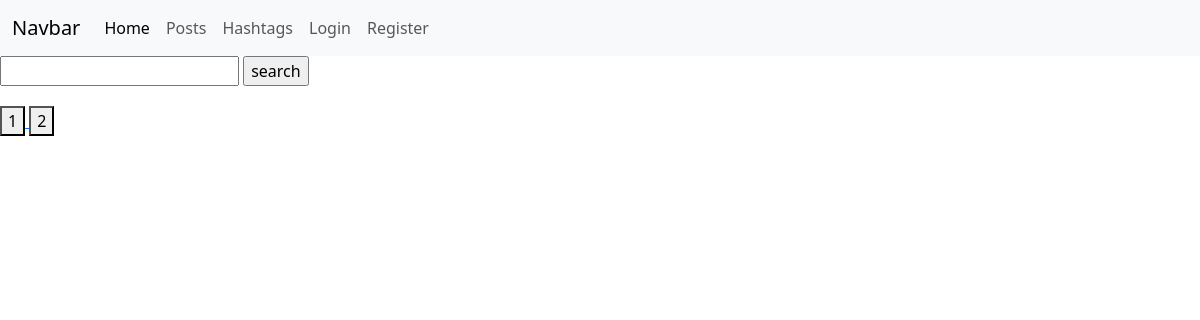
/posts/?page=4, run on an earlier commit of the app's database.
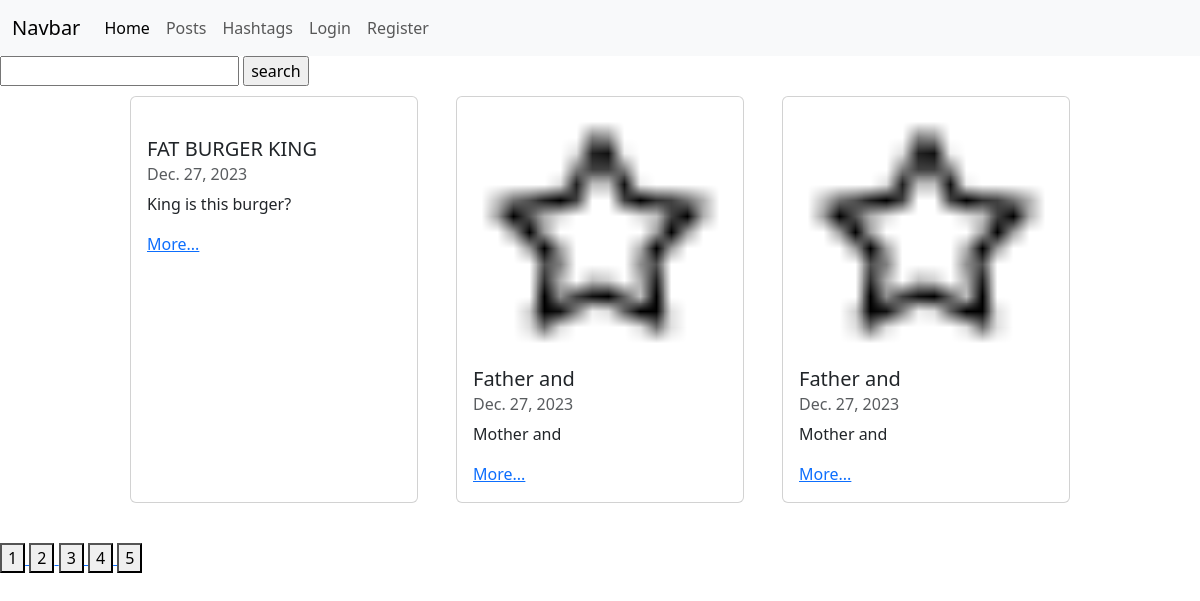
And on a later commit of the database.
### posts/models.py (models this page shows)
class Post(models.Model):
    author = models.ForeignKey(User, on_delete=models.CASCADE, null=True)
    image = models.ImageField(blank=True, null=True)
    title = models.CharField(max_length=255)
    description = models.TextField()
    rate = models.FloatField()
    created_date = models.DateField(auto_now=True)
    modified_date = models.DateField(auto_now_add=True)
    hashtags = models.ManyToManyField(Hashtag)

### posts/views.py (the view)
# urls.py: path('posts/', PostsCBV.as_view()),
class PostsCBV(ListView):
    model = Post
    template_name = 'posts/posts.html'
    context_object_name = 'posts'
    def get_context_data(self, *, object_list=None, **kwars):
        return {
            'posts': kwars['posts'],
            'pages': kwars['max_page'],
            'user': kwars['user']
        }
    def get(self, request, **kwargs):
        hashtag_id = int(request.GET.get('hashtag_id', 0))
        text = request.GET.get('text')
        page = int(request.GET.get('page', 1))
        if hashtag_id:
            posts = self.model.objects.filter(hashtags__in=[hashtag_id])
        else:
            posts =self.model.objects.all()
        if text:
            posts = self.model.objects.filter(title__contains=text)
        max_page = posts.__len__() / PAGINATION_LIMIT
        print(max_page)
        if round(max_page) <= max_page:
            max_page = round(max_page)+1
        max_page = int(max_page)
        print(max_page)
        posts = posts[PAGINATION_LIMIT * (page-1):PAGINATION_LIMIT * page]
        return render(
            request,
            self.template_name,
            context=self.get_context_data(
                posts=posts,
                user=None if request.user.is_anonymous else request.user,
                max_page=range(1, max_page+1)
            )
        )

### templates/posts/posts.html
{% extends 'layouts/index.html' %}
{% load static %}
{% block head %}
    <link rel='stylesheet' href="{% static 'posts.css'%}">
{% endblock %}
{% block content %}
    <div class='search'>
        <form action='/posts/' method='get'>
            <input type='text' name='text'>
            <input type='submit' value='search'>
        </form>
    </div>
    <div class="posts">
        {% for post in posts %}
            <div class="card" style="width: 18rem;">
              <div class="card-body">
                {%if post.image%}
                    <img src="/media/{{post.image}}/" alt='not found'>
                {%else %}
                    <img src="/media/Rectangle 57.png" alt=''>
                {% endif %}
                <h5 class="card-title">{{ post.title }}</h5>
                <h6 class="card-subtitle mb-2 text-muted">{{ post.created_date }}</h6>
                <p class="card-text">{{ post.description }}</p>
                <a href="/posts/{{post.id}}/" class="card-link">More...</a>
              </div>
            </div>
        {% endfor %}
    </div>
    <div class='page'>
        {% for page in pages  %}
            <a href='/posts/?page={{page}}'>
                <button>{{page}}</button>
            </a>
        {% endfor %}
    </div>
{% endblock %}

What changed in the data, as far as the page shows it:
added Post: title "FAT BURGER KING", created_date "Dec. 27, 2023", description "King is this burger?"
added Post: image (picture), title "Father and", created_date "Dec. 27, 2023", description "Mother and"
added Post: image (picture), title "Father and", created_date "Dec. 27, 2023", description "Mother and"
Also different on the page:
new list line: "3"
new list line: "4"
new list line: "5"
